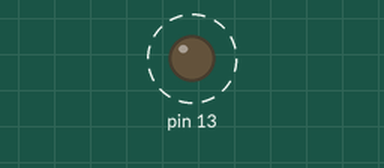
The sketch below on a simulated Arduino Uno, built with avr-gcc and run on an emulated ATmega328P. Parts: output pins drawn as LEDs (lit = HIGH). Dashed ring = blinking.

Above: at 0.5 s.
Timing chart, 0 to 4.6 s (numbered marks = the images above):
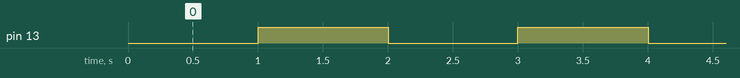

Measured:
- by itself, pin 13: alternates HIGH for 1.0 s and LOW for 1.0 s

The sketch:

01-RobotBlink.ino
```cpp
/////////////////////////////////////////////////
// Modified from:     www.elegoo.com (2017.12.9)
// Modified for:      Team Voltage 386
// Date:              2025/05/16
/////////////////////////////////////////////////

#include <BlinkSubsystem.h>

BlinkSubsystem m_blink = BlinkSubsystem(1000);     // Create blink w/ 1000 ms period

void setup()
{
  m_blink.setup();  // setup the LED blink subsystem
}

void loop()
{
  m_blink.loop();  // execute the blink loop
}
```
